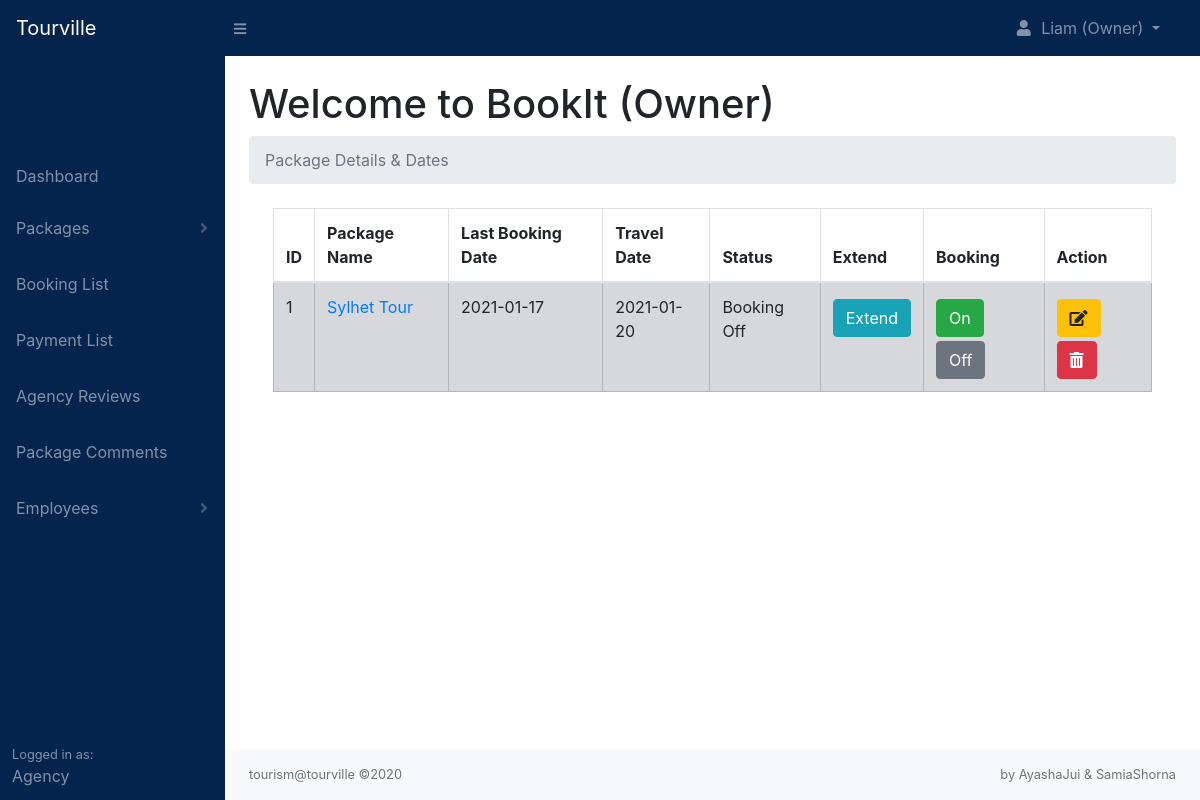
The page /agency/packages.php?page=package_date (signed in) on the database as committed earlier.
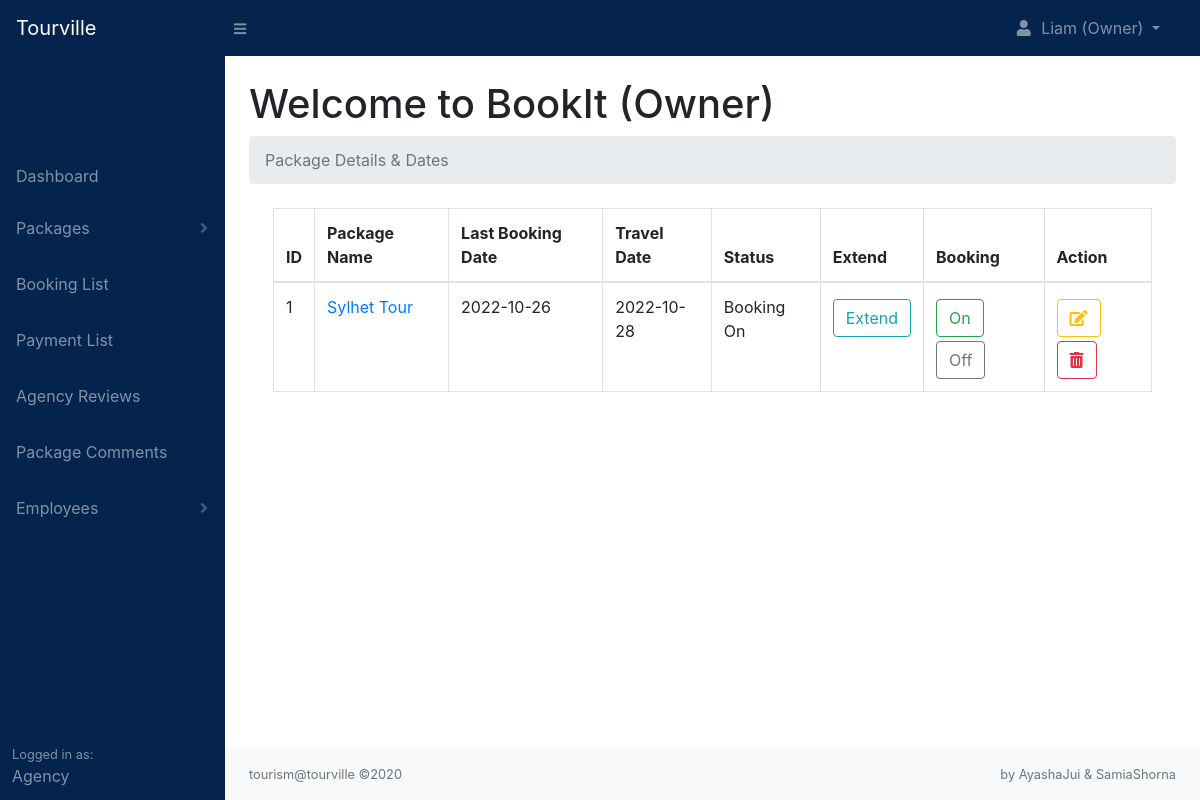
The same page on the database as committed later.
### tables this page shows
CREATE TABLE `package_dates` (
  `date_id` int(11) NOT NULL,
  `package_id` int(11) NOT NULL,
  `agency_id` int(11) NOT NULL,
  `last_date` date NOT NULL,
  `travel_date` date NOT NULL,
  `status` varchar(255) NOT NULL,
  `date` date NOT NULL
);

CREATE TABLE `packages` (
  `package_id` int(11) NOT NULL,
  `agency_id` int(11) NOT NULL,
  `package_name` varchar(255) NOT NULL,
  `location` varchar(255) NOT NULL,
  `country` varchar(255) NOT NULL,
  `place_details` text NOT NULL,
  `place_images` text NOT NULL,
  `num_days` int(11) NOT NULL,
  `num_nights` int(11) NOT NULL,
  `budget_price` int(11) NOT NULL,
  `comfort_price` int(11) NOT NULL,
  `lux_price` int(11) NOT NULL,
  `budget_details` varchar(255) NOT NULL,
  `comfort_details` varchar(255) NOT NULL,
  `lux_details` varchar(255) NOT NULL,
  `booking_percentage` int(11) NOT NULL,
  `min_people` int(11) NOT NULL,
  `includes` text NOT NULL,
  `excludes` text NOT NULL,
  `optional` text NOT NULL,
  `itinerary` text NOT NULL,
  `package_status` varchar(255) NOT NULL,
  `package_date` date NOT NULL
);

### agency/includes/package_date.php (the view, shortened to what this page needs)
<?php
    $stmt = $pdo->prepare('SELECT * FROM package_dates WHERE agency_id = :agency_id ORDER BY status');
    $stmt->execute([':agency_id'  => $_SESSION['agency_id']]);
    $dates = [];
    while($row = $stmt->fetch(PDO::FETCH_ASSOC)){
        $dates[] = $row;
    }
?>
<div class="container-fluid">
<?php
    if(empty($dates)){
        echo '<h1 class="text-center pt-4">Nothing to Show</h1>';
    }else{
?>
    <div class="col-xs-12">
        <table class="table table-hover table-bordered">
            <thead>
                <tr>
                    <th>ID</th>
                    <th>Package Name</th>
                    <th>Last Booking Date</th>
                    <th>Travel Date</th>
                    <th>Status</th>
                    <th>Extend</th>
                    <th>Booking</th>
                    <th>Action</th>
                </tr>
            </thead>
            <tbody>
            <?php
                $i = 1;
                foreach($dates as $date){
                    if($date['status'] == 'booking off'){
                        echo '<tr class="table table-secondary">';
                    }else if($date['status'] == 'extended'){
                        echo '<tr class="table table-danger">';
                    }else{
                        echo '<tr>';
                    }
                        echo '<td>'. $i++ .'</td>';
                        $stmt = $pdo->prepare('SELECT * FROM packages WHERE package_id = :package_id');
                        $stmt->execute([':package_id' => $date['package_id']]);
                        $package = $stmt->fetch(PDO::FETCH_ASSOC);
                        echo '<td><a href="../package.php?package_id='. $date['package_id'] .'">'. $package['package_name'] .'</a></td>';
                        echo '<td>'. $date['last_date'] .'</td>';
                        echo '<td>'. $date['travel_date'] .'</td>';
                        echo '<td>'. ucwords($date['status']) .'</td>';
                    if($date['status'] != 'booking on'){
                        echo '<td><a href="packages.php?page=update_date&extend='. $date['date_id'] .'" class="btn btn-info mt-1">Extend</a></td>';
                        echo '<td><a href="packages.php?page=package_date&b_on='. $date['date_id'] .'" class="btn btn-success mt-1 mr-1">On</a>';
                        echo '<a href="packages.php?page=package_date&b_off='. $date['date_id'] .'" class="btn btn-secondary mt-1">Off</a></td>';
                        echo '<td><a href="packages.php?page=update_date&edit='. $date['date_id'] .'" class="btn btn-warning mt-1 mr-1"><i class="fas fa-edit"></i></a>';
                        echo '<a href="packages.php?page=package_date&delete='. $date['date_id'] .'" class="btn btn-danger mt-1"><i class="fas fa-trash-alt"></i></a></td>';
                    }else{
                        echo '<td><a href="packages.php?page=update_date&extend='. $date['date_id'] .'" class="btn btn-outline-info mt-1">Extend</a></td>';
                        echo '<td><a href="packages.php?page=package_date&b_on='. $date['date_id'] .'" class="btn btn-outline-success mt-1 mr-1">On</a>';
                        echo '<a href="packages.php?page=package_date&b_off='. $date['date_id'] .'" class="btn btn-outline-secondary mt-1">Off</a></td>';
                        echo '<td><a href="packages.php?page=update_date&edit='. $date['date_id'] .'" class="btn btn-outline-warning mt-1 mr-1"><i class="fas fa-edit"></i></a>';
                        echo '<a href="packages.php?page=package_date&delete='. $date['date_id'] .'" class="btn btn-outline-danger mt-1"><i class="fas fa-trash-alt"></i></a></td>';
                    }
                    echo '</tr>';
                }
            ?>
            </tbody>
        </table>
    </div>
    <?php
    }
    ?>
</div>

### agency/layouts/agency_header.php (shortened to what this page needs)
<!DOCTYPE html>
<html lang="en">
    <head>
        <link href="css/styles.css" rel="stylesheet" />
        <link href="https://cdn.datatables.net/1.10.20/css/dataTables.bootstrap4.min.css" rel="stylesheet" />
        <link rel="stylesheet" href="https://use.fontawesome.com/releases/v5.15.1/css/all.css">
    </head>
    <body class="sb-nav-fixed">

### agency/layouts/agency_navbar.php (shortened to what this page needs)
<nav class="sb-topnav navbar navbar-expand navbar-dark" style="background-color: #04234D;">
    <a class="navbar-brand" href="../index.php">Tourville</a>
    <button class="btn btn-link btn-sm order-1 order-lg-0" id="sidebarToggle" href="#"><i class="fas fa-bars"></i></button>
    <ul class="navbar-nav ml-auto mr-md-0 my-2 mr-md-3">
        <li class="nav-item dropdown">
            <a class="nav-link dropdown-toggle" id="userDropdown" href="#" role="button" data-toggle="dropdown" aria-haspopup="true" aria-expanded="false"><i class="fas fa-user fa-fw pr-2"></i>
                <?php
                    if(isset($_SESSION['employee_id'])){
                        echo ucwords($_SESSION['employee_firstname']) ." (". ucwords($_SESSION['role']) .")";
                    }elseif($_SESSION['agency_id']){
                        echo ucwords($_SESSION['owner_firstname']) ." (Owner)";
                    }
                ?>
            </a>
        </li>
    </ul>
</nav>

### agency/packages.php (shortened to what this page needs)
<?php
    include '../includes/functions.php';
    include 'layouts/agency_header.php';
    include 'layouts/agency_navbar.php';
?>
<div id="layoutSidenav">
    <?php
        include 'layouts/agency_sidenav.php';
    ?>
    <div id="layoutSidenav_content">
        <main>
            <div class="container-fluid">
                <h1 class="mt-4">Welcome to
                <?php
                    if(isset($_SESSION['employee_id'])){
                        echo ucwords($_SESSION['agency_name']) ." (". ucwords($_SESSION['role']) .")";
                    }elseif($_SESSION['agency_id']){
                        echo ucwords($_SESSION['agency_name']) ." (Owner)";
                    }
                ?>
                </h1>
                <ol class="breadcrumb mb-4">
                    <li class="breadcrumb-item active">Package Details & Dates</li>
                </ol>
                <?php
                    if(isset($_GET['page'])){
                        $page = $_GET['page'];
                    }else{
                        $page = '';
                    }
                    switch($page){
                        case 'package_date':
                            include 'includes/package_date.php';
                        break;
                    }
                ?>
            </div>
        </main>
        <footer class="py-3 bg-light mt-auto">
            <div class="container-fluid">
                <div class="d-flex align-items-center justify-content-between small">
                    <div class="text-muted">tourism@tourville &copy;2020</div>
                    <div class="text-muted">by AyashaJui & SamiaShorna</div>
                </div>
            </div>
        </footer>
    </div>
</div>
<?php
    include 'layouts/agency_footer.php';
?>

### agency/layouts/agency_sidenav.php (shortened to what this page needs)
<div id="layoutSidenav_nav">
    <nav class="sb-sidenav accordion sb-sidenav-dark" id="sidenavAccordion" style="background-color: #04234D;">
        <div class="sb-sidenav-menu">
            <div class="nav pt-5 mt-5">
                <a class="nav-link" href="index.php">
                    Dashboard
                </a>
                <?php
                    if( $_SESSION['agency_login'] == 'AgencyOwner' || $_SESSION['role'] !== 'staff'){
                ?>
                <a class="nav-link collapsed py-3" href="#" data-toggle="collapse" data-target="#collapsePackages" aria-expanded="false" aria-controls="collapseLayouts">
                    Packages
                    <div class="sb-sidenav-collapse-arrow"><i class="fas fa-angle-down"></i></div>
                </a>
                <?php
                    }
                ?>
                <a class="nav-link py-3" href="bookings.php">
                    Booking List
                </a>
                <a class="nav-link py-3" href="payments.php">
                    Payment List
                </a>
                <a class="nav-link py-3" href="reviews.php">
                    Agency Reviews
                </a>
                <a class="nav-link py-3" href="comments.php">
                    Package Comments
                </a>
                <?php
                    if($_SESSION['agency_login'] == 'AgencyOwner'){
                ?>
                <a class="nav-link collapsed py-3" href="#" data-toggle="collapse" data-target="#collapseEmployees" aria-expanded="false" aria-controls="collapseLayouts">
                    Employees
                    <div class="sb-sidenav-collapse-arrow"><i class="fas fa-angle-down"></i></div>
                </a>
                <?php
                    }else {
                ?>
                <a class="nav-link py-3" href="employees.php">
                    Employees
                </a>
                <?php
                    }
                ?>
            </div>
        </div>
        <div class="sb-sidenav-footer" style="background-color: #04234D;">
            <div class="small">Logged in as:</div>
            Agency
        </div>
    </nav>
</div>

### agency/layouts/agency_footer.php (shortened to what this page needs)
    </body>
</html>

Rows that differ between the two databases and show on the page:
changed package_dates "Sylhet Tour": last_date "2021-01-17" → "2022-10-26"; travel_date "2021-01-20" → "2022-10-28"; status "Booking Off" → "Booking On"
